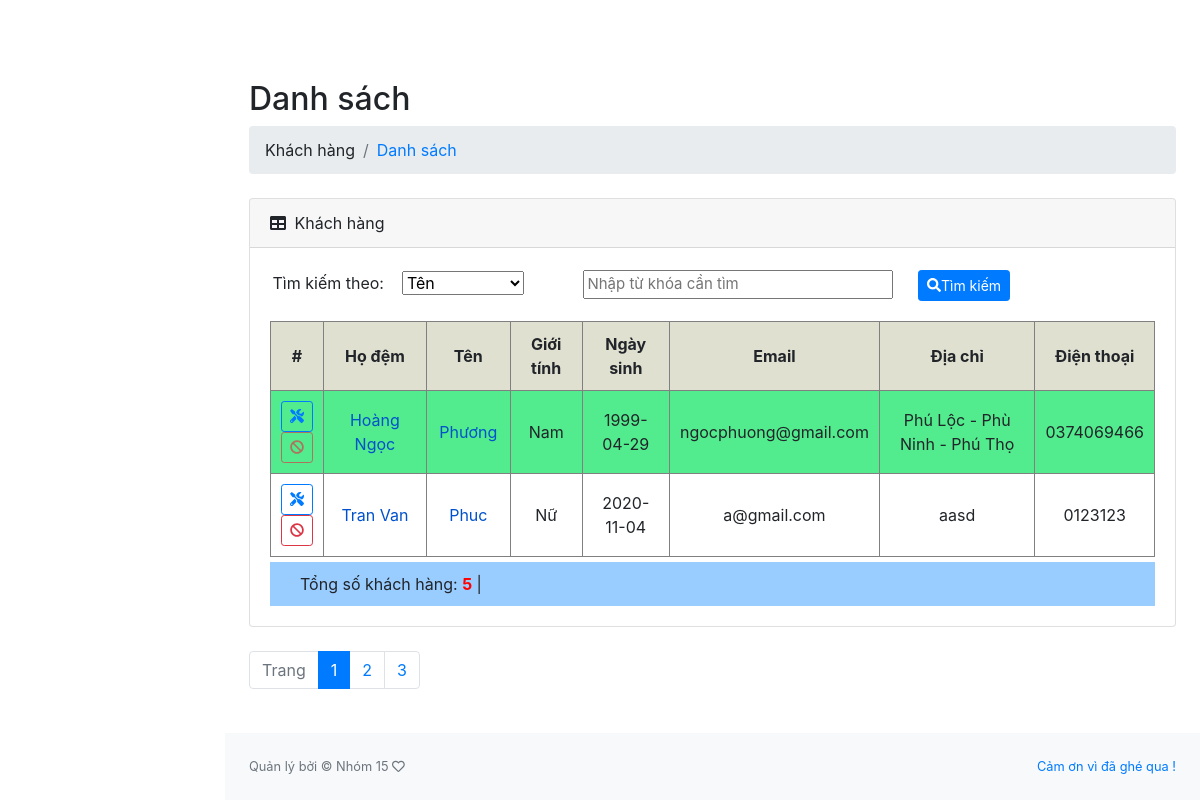
The app's page /views/CustomerList.php?type=list with its own data.
### tables this page shows
CREATE TABLE `customer` (
  `id` int(11) NOT NULL,
  `first_name` varchar(50) NOT NULL,
  `last_name` varchar(50) NOT NULL,
  `gender` int(11) DEFAULT NULL,
  `birthday` date DEFAULT NULL,
  `image` longtext NOT NULL,
  `email` varchar(50) NOT NULL,
  `address` varchar(100) DEFAULT NULL,
  `phone` int(11) DEFAULT NULL,
  `status` int(11) NOT NULL DEFAULT 1,
  `type` varchar(10) NOT NULL DEFAULT 'USER',
  `password` text NOT NULL,
  `salt` text NOT NULL,
  `remember_question` text DEFAULT NULL,
  `remember_token` text DEFAULT NULL,
  `note` text DEFAULT NULL,
  `create_at` date NOT NULL,
  `update_at` date DEFAULT NULL
);

### views/CustomerList.php (the view, shortened to what this page needs)
<!DOCTYPE html>
<html lang="en">
<head>
    <link href="../assets/css/styles.css" rel="stylesheet" />
</head>
<body class="sb-nav-fixed">
    <div id="layoutSidenav">
        <div id="layoutSidenav_content">
            <main>
                <div class="container-fluid">
                    <h2 class="mt-4">Danh sách</h2>
                    <ol class="breadcrumb mb-4">
                        <li class="breadcrumb-item ">Khách hàng</li>
                        <li class="breadcrumb-item active"><a href="CustomerList.php?type=list">Danh sách</a></li>
                    </ol>
                    <div class="card mb-4">
                        <div class="card-header">
                            <i class="fas fa-table mr-1"></i>
                            Khách hàng
                        </div>
                        <div>
                            <form  method="GET">
                                &nbsp;&nbsp;&nbsp;&nbsp; Tìm kiếm theo:&nbsp;&nbsp;&nbsp;
                                <select name="timTheo">
                                    <option>Tên</option>
                                </select>
                                <input type="text" name="findName" placeholder="Nhập từ khóa cần tìm" required style="margin-top: 22px; margin-left: 55px; width: 310px; font-size: 15px;">
                                <button class="btn btn-sm btn-primary" style="margin-left: 20px;"><i class="fas fa-search"></i>Tìm kiếm</button>
                            </form>
                        </div>
                        <div class="card-body">
                            <table style="text-align: center;" border="1" cellpadding="10">
                                <thead>
                                    <tr style="background-color: #e0e0d1;">
                                        <th scope="col">#</th>
                                        <th scope="col" style="width: 140px;">Họ đệm</th>
                                        <th scope="col" style="width: 90px;">Tên</th>
                                        <th scope="col" style="width: 90px;">Giới tính</th>
                                        <th scope="col" style="width: 110px;">Ngày sinh</th>
                                        <th scope="col" style="width: 210px;">Email</th>
                                        <th scope="col" style="width: 270px;">Địa chỉ</th>
                                        <th scope="col" style="width: 110px;">Điện thoại</th>
                                    </tr>
                                </thead>
                                <tbody>
                                    <?php
                                    require('../DAO/connect.php');
                                    if (isset($_GET['currentpage']))
                                        $currentpage = $_GET['currentpage'];
                                    else $currentpage = 1;
                                    $limit = 2;
                                    $start = ($currentpage - 1) * $limit;
                                    $totalCustomer = mysqli_num_rows(mysqli_query($conn, "SELECT * FROM customer"));
                                    $totalPage = ceil($totalCustomer / $limit);
                                    $sql = "";
                                    $sqltong = "SELECT  * FROM customer";
                                    if ($_GET['type'] == "list")
                                        $sql = "SELECT  * FROM customer LIMIT " . $start . "," . $limit;
                                    $result  = mysqli_query($conn, $sql);
                                    $rows = mysqli_num_rows(mysqli_query($conn, $sqltong));
                                    while ($row = mysqli_fetch_assoc($result)) {
                                        $ho = $row['last_name'];
                                        $ten = $row['first_name'];
                                        if ($row['gender'] == 0)
                                            $gt = 'Nam';
                                        else if ($row['gender'] == 1)
                                            $gt = 'Nữ';
                                        else $gt = '';
                                        $ns = $row['birthday'];
                                        $email = $row['email'];
                                        $dc = $row['address'];
                                        $sdt = $row['phone'];
                                        $color = '';
                                        if ($row['type'] == 'ADMIN')
                                            $color = '#52eb8d';
                                    ?>
                                        <tr style="background: <?php echo $color ?>">
                                            <th scope="row">
                                                <form action="CustomerEdit.php" method="POST">
                                                    <button type="submit" title="Chỉnh sửa" class="btn btn-sm btn-outline-primary">
                                                        <i class="fas fa-tools"></i>
                                                    </button>
                                                </form>
                                                <form action="../DAO/prcActiveAcc.php" method="GET">
                                                    <button type="submit" onclick="return confirm('Bạn muốn vô hiệu hóa tài khoản này hay không?')" <?php if ($row['status'] == 1) echo "title='Vô hiệu hóa' class='btn btn-sm btn-outline-danger'";
                                                                                                                                                    else echo "title='Kích hoạt tài khoản' class='btn btn-sm btn-outline-success'";
                                                                                                                                                    if ($row['type'] == 'ADMIN') echo 'disabled'; ?>>
                                                        <?php if ($row['status'] == 1) echo "<i class='fas fa-ban'></i>";
                                                        else echo "<i class='fas fa-redo'></i>"; ?>
                                                    </button>
                                                </form>
                                            </th>
                                            <td style="color: #0052cc;"><?php echo $ho ?></td>
                                            <td style="color: #0052cc;"><?php echo $ten ?></td>
                                            <td><?php echo $gt ?></td>
                                            <td><?php echo $ns ?></td>
                                            <td><?php echo $email ?></td>
                                            <td><?php echo $dc ?></td>
                                            <td>0<?php echo $sdt ?></td>
                                        </tr>
                                    <?php
                                    }
                                    ?>
                                </tbody>
                            </table>
                            <div style="background-color: #99ccff; margin-top: 5px; padding-left: 30px; padding-top: 10px;padding-bottom: 10px;">
                                Tổng số khách hàng: <span style="color: red; font-weight: bold;"><?php echo $rows ?></span>
                                |
                            </div>
                        </div>
                    </div>
                    <nav>
                        <ul class="pagination">
                            <li class="page-item disabled">
                                <a class="page-link" href="#">Trang </a>
                            </li>
                            <?php for ($i = 1; $i <= $totalPage; $i++) {
                                if ($i == $currentpage)
                                    $active = "active";
                                else $active = "";
                            ?>
                                <li class="page-item <?php echo $active ?>">
                                    <a class="page-link" href="CustomerList.php?type=list&currentpage= <?php echo $i ?>"><?php echo $i; ?></a></li>
                            <?php
                            }
                            ?>
                        </ul>
                    </nav>
                </div>
            </main>
            <div w3-include-html="../master/footer.html"></div>
        </div>
    </div>
</body>
</html>

### records on screen
customer: status 1 (drawn), last_name "Hoàng Ngọc", first_name "Phương", gender "Nam", birthday "1999-04-29", email "ngocphuong@gmail.com", address "Phú Lộc - Phù Ninh - Phú Thọ", phone "374069466"
customer: status 1 (drawn), last_name "Tran Van", first_name "Phuc", gender "Nữ", birthday "2020-11-04", email "a@gmail.com", address "aasd", phone "123123"

### other values on screen
$rows "5"
